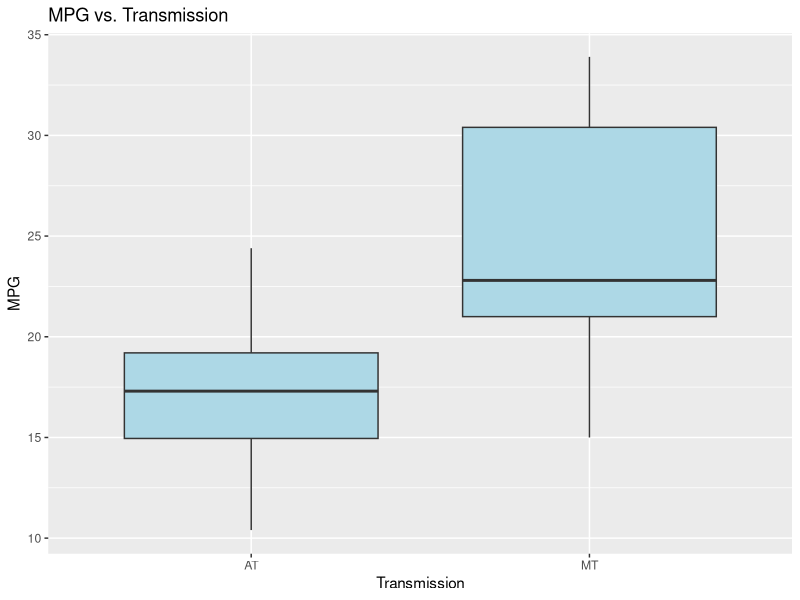
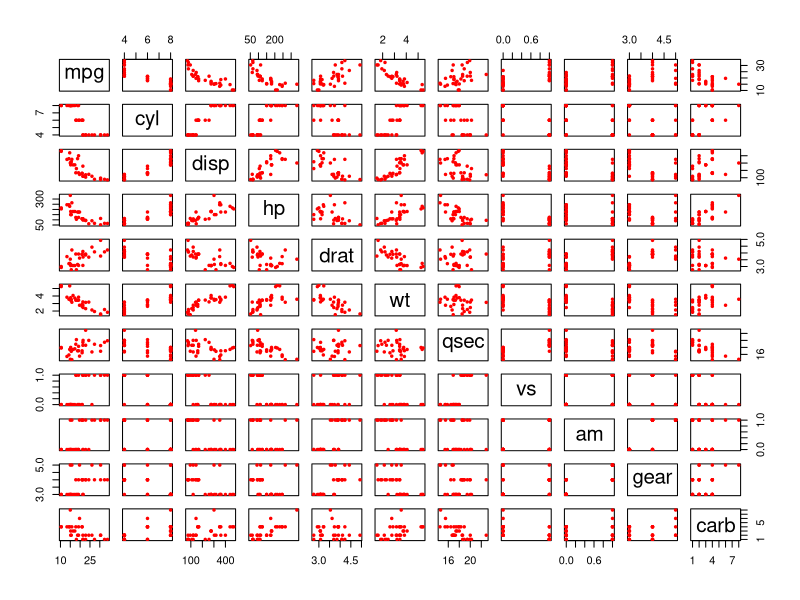
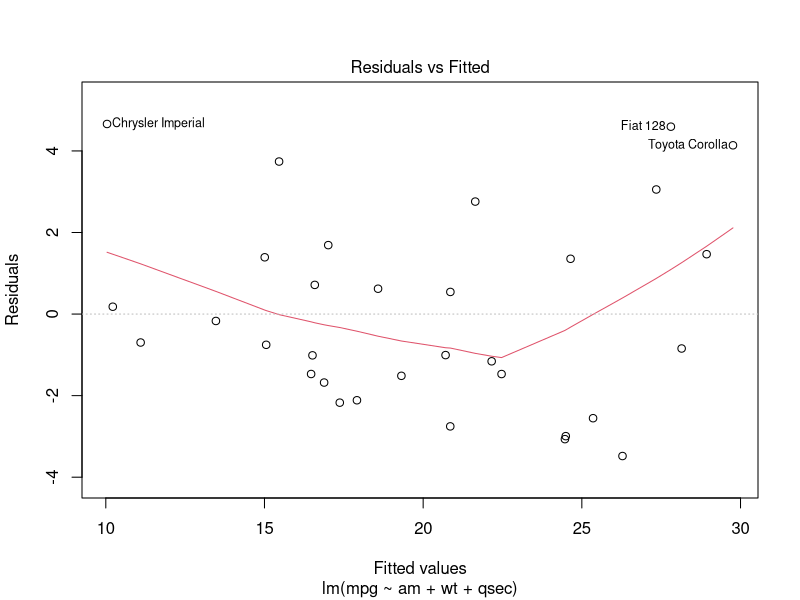
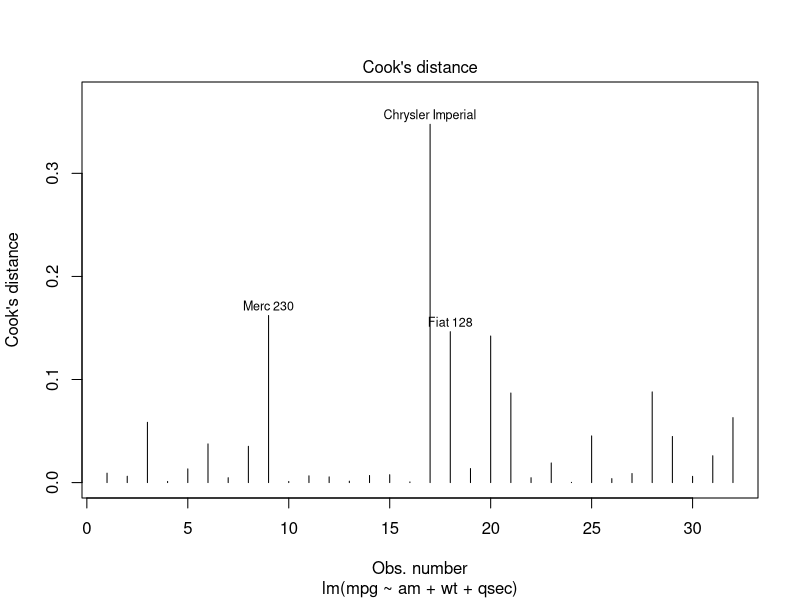
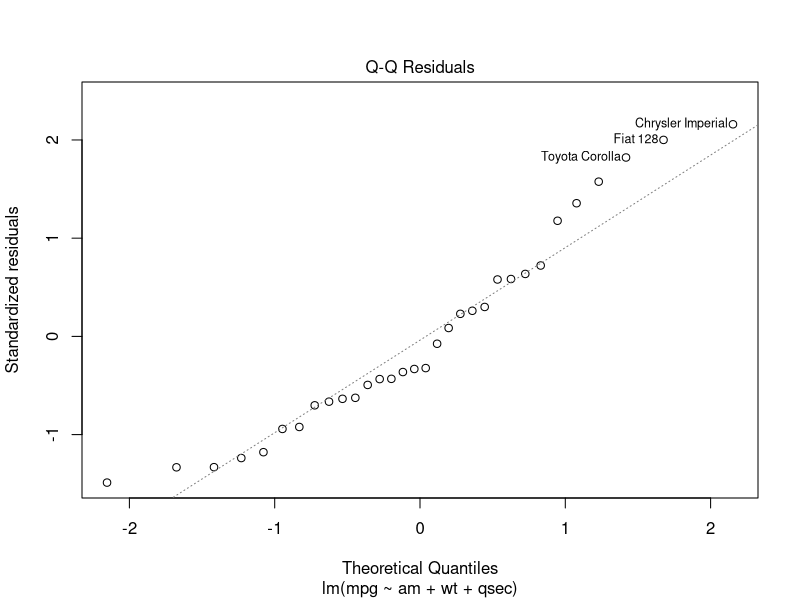

The R source for these figures, in order:
## ---- chunk 1
knitr::opts_chunk$set(echo = TRUE)
## ---- chunk 2
data(mtcars)
fit1 <- lm(mpg ~ am, data = mtcars)
summary(fit1)$coef
pval <- summary(fit1)$coef[1,4]
ci <- round(confint(fit1)[2,], 4)
ci
mpg_diff <- round(summary(fit1)$coef[2,1], 4)
## ---- chunk 3
fit2 <- lm(mpg ~ am + wt, data = mtcars)
fit3 <- lm(mpg ~ am + wt + qsec, data = mtcars)
fit4 <- lm(mpg ~ am + wt + qsec + cyl, data = mtcars)
anova(fit1, fit2, fit3, fit4)
pvalcyl <- anova(fit1, fit2, fit3, fit4)[4,6]
## ---- chunk 4
summary(fit3)$coef
ci3 <- round(confint(fit3)[2,], 4)
mpg_diff3 <- round(summary(fit3)$coef[2,1], 4)
## ---- chunk 5
library(ggplot2)
g1 <- ggplot(mtcars, aes(x = ifelse(am == 0, 'AT', 'MT'), y = mpg))
g1 + geom_boxplot(fill = 'lightblue') +
        labs(title = 'MPG vs. Transmission', x = 'Transmission', y = 'MPG')
## ---- chunk 6
pairs(mtcars, pch = 19, cex = 0.5, col = 'red')
## ---- chunk 7
plot(fit3, which = 1)
plot(fit3, which = 4)
## ---- chunk 8
plot(fit3, which = 2)
library(car)
levene <- leveneTest(mpg ~ factor(am), data = mtcars)
levene
pvalresid <- round(levene[1,3], 4)
